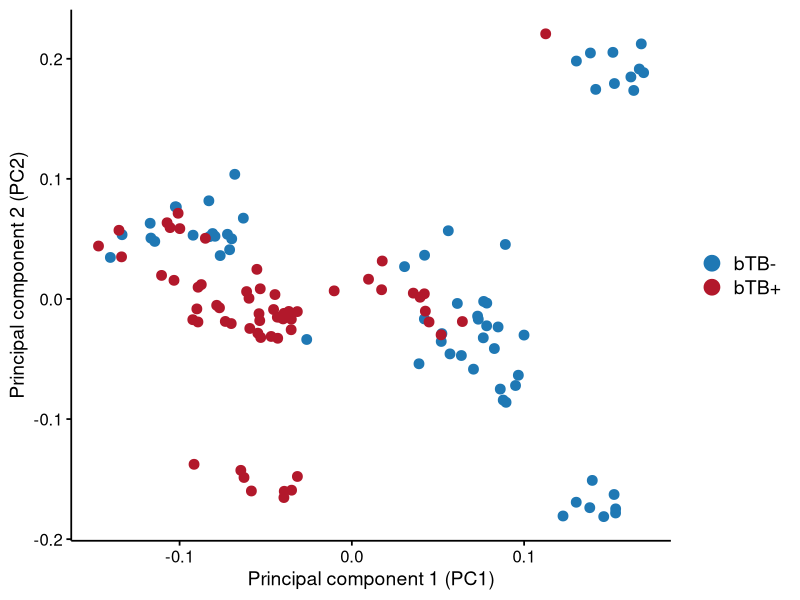
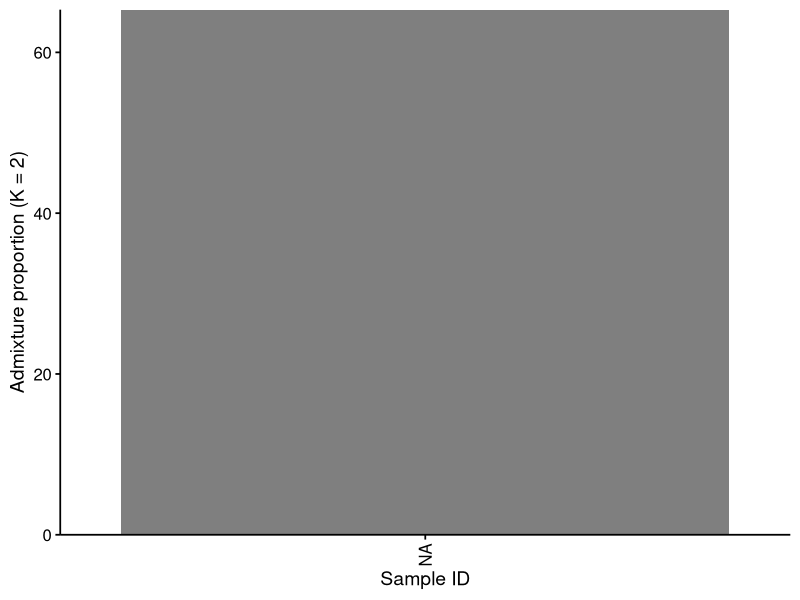

Generate these figures, in order, with R: (Note: this script raises an error after producing the figures.)
##################################################################################
# EU-LI-PHE COST ACTION Summer School Workshop 2026
# Epidemiology, Genetics and Modelling for Infectious Disease Control
# Author: John F. O'Grady
##################################################################################

## Summary - This script will help us get an understanding of the genetic structure present in
# our bovine tuberculosis (bTB) disease dataset of M. bovis-infected (n = 60) and control non-infected cattle (n = 63) 
# that we will be investigating as part of this workshop. This is important as inter- and 
# intra-breed genomic variation exists, which can impact the host response to infectious disease challenge,
# can confound genome-wide association studies and as such, needs to be controlled for and appreciated.


## Note; In many transcriptomic-only experiments (i.e., those with only RNA-seq data available), population structure or genomic variation is not considered, usually because
# reseachers do not have access to genomic data or cannot make it publicly available upon publication. However, in the case of the former,
# genomic variation can be inferred from any type of high-throughput sequencing (HTS), if sufficient depth is present (i.e., for any short-read data, variants can be inferred that differ from the reference genome that the data was aligned to).
# Such approaches have underpinned many of the FarmGTEx initatives, where RNA-seq data has been used to infer genomic variation and population structure in livestock species for the purposes of eQTL mapping (more on that later).


# Luckly though, we have the genotype data available in our study that has already been analysed.


# Load in libraries
library(tidyverse)
library(data.table)
library(ggplot2)


# Read in the data
data <- read.table('../../data/RNA/metadata.txt', header = TRUE, sep = '\t')


# Inspect the data
str(data)

# Look at first 10-rows
head(data, 10)

# Make sure all samples were loaded in
dim(data)


# Some data manipulation
data$Condition <- factor(data$Condition, levels = c("Control", "Infected"), labels = c('bTB-', 'bTB+'))



#########
# Investigating population structure
#########


# PCA plot of genotype data
# PCA generated from 23,000 SNPs using PLINK v1.9 (https://www.cog-genomics.org/plink/1.9/) 
# and the --pca function, which uses the EIGENSTRAT algorithm to perform PCA on genotype data.
p1 <- ggplot(data, aes(x = Geno_PC1, y = Geno_PC2, color = Condition)) +
  geom_point(size = 3) +
  labs(x = "Principal component 1 (PC1)",
       y = "Principal component 2 (PC2)") +
  guides(color = guide_legend(override.aes = list(size = 5))) +
  theme_classic(base_size = 14, base_family = "Helvetica") +
  scale_color_manual(values = c("bTB-" = "#1f78b4", "bTB+" = "#b2182b")) +
  # Make it look better with the (theme() function)
  theme(
    axis.line = element_line(colour = "black", linewidth = 0.6),
    axis.ticks = element_line(colour = "black", linewidth = 0.6),
    axis.text = element_text(colour = "black", size = 12),
    axis.title = element_text(colour = "black", size = 14),
    legend.text = element_text(size = 14),
    legend.title = element_blank(),
    legend.position = "right"
  )

p1

# Structure plot of genotype data
# Admixture values generated using ADMIXTURE v1.3.0 (https://dalexander.github.io/admixture/) and the --cv flag to determine the optimal K-value (K = 2).

# Need to format the data into long format (currently in wide format)
# So we can plot the two components as a stacked bar plot

data_admixture <- data %>%
  pivot_longer(
    cols = starts_with("Admixture_Component"),
    names_to = "K",
    values_to = "Proportion"
  )


sample_order <- data_admixture %>%
  filter(K == "Admixture_Component_1") %>%
  arrange(Condition, desc(Proportion)) %>% 
  pull(Sample)

data_admixture <- data_admixture %>%
  mutate(Sample = factor(Sample, levels = sample_order))

  
p2 <- ggplot(data_admixture,
       aes(x = Sample,
           y = Proportion,
           fill = K)) +
  geom_col(width = 1) +
  labs(x = "Sample ID",
       y = "Admixture proportion (K = 2)") +
  scale_fill_manual(values = c(
    "Admixture_Component_1" = "#364C54",
    "Admixture_Component_2" = "#94475E"
  )) + theme_classic(base_size = 14, base_family = "Helvetica") +
  scale_y_continuous(expand = c(0, 0)) +
  # Make it look better with the (theme() function)
  theme(
    axis.line = element_line(colour = "black", linewidth = 0.6),
    axis.ticks = element_line(colour = "black", linewidth = 0.6),
    axis.text = element_text(colour = "black", size = 12),
    axis.text.x = element_text(colour = "black", size = 12, angle = 90, hjust = 1, vjust = 0.5),
    axis.title = element_text(colour = "black", size = 14),
    legend.text = element_text(size = 14),
    legend.title = element_blank(),
    legend.position = "top"
  ) + geom_vline(xintercept = 63.5, linetype = "dashed", color = "black", size = 0.6, linewidth = 2)

p2

# Do ADMIXTURE and PCA display report compatible information

# We will investigate the relationship between the admixture component 1 and PC1
# The easiest way to assess the relationship between variables x and y is via correlation.


# lets look at the distribution of the two variables
# Assessing the distribution of the data is the first task in any analysis.
# If the data is normally distributed (bell shaped) we can apply parametric tests (e.g., Pearson correlation), if not, we can apply non-parametric tests (e.g., Spearman correlation) or alternatively
# transform the data to a normal distribution e.g., via log transformation

# We will do this in base R as these plots don't need to be fancy
hist(data$Admixture_Component_1)
hist(data$Geno_PC1)

# Dont appear to be normally distributed but can foramally test with shapiro.wilk test
shapiro.test(data$Admixture_Component_1)
shapiro.test(data$Geno_PC1)

# A significant p-value (p < 0.05) indicates that the data is not normally distributed, which is the case for both variables here. 
# As such, we will use a non-parametric test (Spearman) to assess the correlation between the two variables.


admix_pc_cor <- cor.test(data$Admixture_Component_1, data$Geno_PC1, method = "spearman", exact = FALSE)
admix_pc_cor

# report exact p-value
admix_pc_cor$p.value

# This is a highly significant correlation, lets see how it looks visually
p3 <- ggplot(data, aes(x = Admixture_Component_1, y = Geno_PC1)) +
  geom_point(col = 'darkgrey', size = 3) +
  geom_smooth(method = "lm", se = FALSE, color = "black", linewidth = 0.6) +
  labs(x = "Admixture component 1",
       y = "Principal component 1 (PC1)") +
  theme_classic(base_size = 14, base_family = "Helvetica") +
  # Make it look better with the (theme() function)
  theme(
    axis.line = element_line(colour = "black", linewidth = 0.6),
    axis.ticks = element_line(colour = "black", linewidth = 0.6),
    axis.text = element_text(colour = "black", size = 12),
    axis.title = element_text(colour = "black", size = 14),
    legend.text = element_text(size = 14),
    legend.title = element_blank(),
    legend.position = "right"
  ) + geom_text(aes(x = 0.15, y = 0.1, label = paste0("Spearman correlation = ", round(admix_pc_cor$estimate, 3))), size = 3.5)
p3

# PCA and ADMIXTURE information are (relatively) mutually compatible, at least for this ancestry component (K = 2). This is important as it means that the two methods are capturing the same underlying genetic structure in our dataset, which is reassuring.
# However, what is this ancestry component? is it a breed, geographic location, familial, sire-based?
# We hypothesise that principal component of genomic variation (i.e., PC1) can be explained by Holstein breed percentage


hist(data$Holstein_percentage)
shapiro.test(data$Holstein_percentage)


pc_holstein_cor <- cor.test(data$Geno_PC1, data$Holstein_percentage, method = "spearman", exact = FALSE)
pc_holstein_cor
pc_holstein_cor$p.value

admix_holstein_cor <- cor.test(data$Admixture_Component_1, data$Holstein_percentage, method = "spearman", exact = FALSE)
admix_holstein_cor
admix_holstein_cor$p.value

# lets plot this
p4 <- ggplot(data, aes(y = Holstein_percentage, x = Admixture_Component_1)) +
  geom_point(col = 'darkgrey', size = 3) +
  labs(y = "Holstein breed percentage",
       x = "Admixture component 1")  +
  theme_classic(base_size = 14, base_family = "Helvetica") +
  scale_y_continuous(limits = c(0, 100), breaks = seq(0, 100, by = 20)) +
  scale_x_continuous(limits = c(0, 1), breaks = seq(0, 1, by = 0.2)) +
  # Make it look better with the (theme() function)
  theme(
    axis.line = element_line(colour = "black", linewidth = 0.6),
    axis.ticks = element_line(colour = "black", linewidth = 0.6),
    axis.text = element_text(colour = "black", size = 12),
    axis.title = element_text(colour = "black", size = 14),
    legend.text = element_text(size = 14),
    legend.title = element_blank(),
    legend.position = "right"
  ) + geom_smooth(method = "lm", se = TRUE, color = "steelblue", linewidth = 1) +
  geom_abline(slope = 100, intercept = 0, linetype = "dashed", color = "darkred", size = 0.6, linewidth = 2) +
  geom_text(aes(x = 0.15, y = 85, label = paste0("Spearman correlation = ", round(admix_holstein_cor$estimate, 3))), size = 3.5)
p4



# Lets make a publication ready figure of the population structure analyses
library(patchwork)

# Combine the plots into a single figure
combined_plot <- (p1 + p3 + p4) / p2 + plot_annotation(tag_levels = 'A')
combined_plot

# Need to change around the tags
# Because we want admixture plot to be panel B
p1 <- p1 + labs(tag = "A")
p2 <- p2 + labs(tag = "B")
p3 <- p3 + labs(tag = "C")
p4 <- p4 + labs(tag = "D")

combined_plot <- (p1 + p3 + p4) / p2
combined_plot
